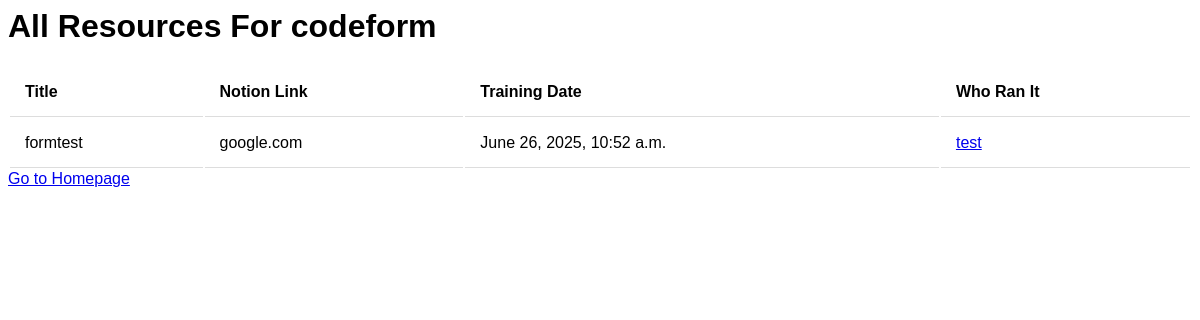
/training/codeform/, run on the app's committed database.
### training/models.py (models this page shows)
class Resource(models.Model):
    title = models.CharField(max_length=200)
    notion_link = models.CharField(max_length=200)
    training_date = models.DateTimeField('date of training')
    user = models.ForeignKey(User, on_delete=models.CASCADE)
    team = models.CharField(max_length=200)

class User(models.Model):
    username = models.CharField(max_length=200)
    photo = models.CharField(max_length=200)
    team = models.CharField(max_length=200)

### training/views.py (the view)
# urls.py: path('<str:team>/', views.TeamView.as_view(), name='team'),
class TeamView(generic.ListView):
    context_object_name = 'resource_data'
    template_name = 'training/team.html'
    def get_queryset(self):
        return Resource.objects.filter(team=self.kwargs.get('team'))
    def get_context_data(self, **kwargs):
        context = super().get_context_data(**kwargs)
        context['team'] = self.kwargs.get('team')
        return context

### training/templates/training/team.html
{% load static %}
<link rel="stylesheet" type="text/css" href="{% static 'training/style.css' %}">
{% if resource_data %}
    <h1>All Resources For {{team}}</h1>
    <table>
        <thead>
            <tr>
                <th>Title</th>
                <th>Notion Link</th>
                <th>Training Date</th>
                <th>Who Ran It</th>
            </tr>
        </thead>
        <tbody>
        {% for resource in resource_data %}
        <tr>
            <td>{{ resource.title }}</td>
            <td>{{ resource.notion_link }}</td>
            <td>{{ resource.training_date }}</td>
            <td><a href="{% url 'training:personal' resource.user.id %}">{{ resource.user.username }}</a></td>
        </tr>
        {% empty %}
        <tr><td colspan="5">No data available.</td></tr>
        {% endfor %}
        </tbody>
    </table>
{% else %}
<p>No resources available</p>
{% endif %}
<a href="{% url 'training:index' %}" class="button">Go to Homepage</a>

### training/static/training/style.css (style rules this page uses)
table { width: 100%; }
th { height: 40px; padding: 15px; text-align: left; border-bottom: 1px solid #ddd; }
td { padding: 15px; border-radius: 0; border-bottom: 1px solid #ddd; }

### data on the page
Resource: team "codeform", title "formtest", notion_link "google.com", training_date "June 26, 2025, 10:52 a.m.", user.username "test"
